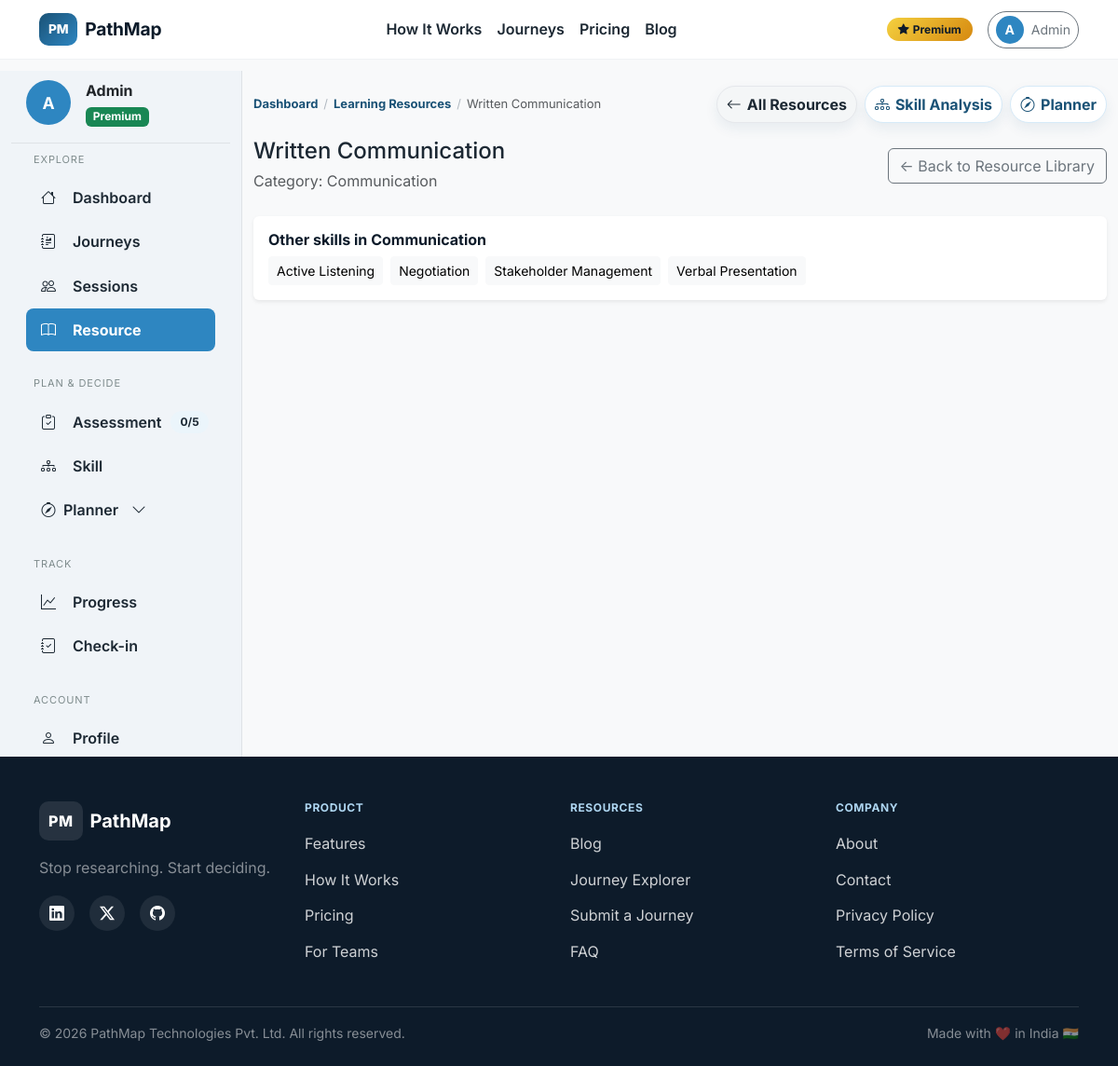
The page /resources/skill/1 (signed in) on the database its author committed.
### app/models/user.py (models this page shows, shortened)
class User(db.Model, UserMixin):
    __tablename__ = 'users'
    id = db.Column(db.Integer, primary_key=True)
    email = db.Column(db.String(255), unique=True, nullable=False, index=True)
    password_hash = db.Column(db.String(255), nullable=False)
    first_name = db.Column(db.String(100), nullable=True)
    created_at = db.Column(db.DateTime, default=datetime.utcnow, nullable=False)
    last_login = db.Column(db.DateTime, nullable=True)
    last_active = db.Column(db.DateTime, nullable=True)
    total_logins = db.Column(db.Integer, default=0, nullable=False)
    is_verified = db.Column(db.Boolean, default=False, nullable=False)
    is_premium = db.Column(db.Boolean, default=False, nullable=False)
    subscription_tier = db.Column(db.String(50), default='free', nullable=False)
    subscription_expires = db.Column(db.DateTime, nullable=True)
    razorpay_customer_id = db.Column(db.String(100), nullable=True)
    razorpay_subscription_id = db.Column(db.String(100), nullable=True)
    subscription_cancel_requested = db.Column(db.Boolean, default=False, nullable=False)
    onboarding_complete = db.Column(db.Boolean, default=False, nullable=False)
    current_role_id = db.Column(db.Integer, nullable=True)
    years_experience = db.Column(db.Integer, nullable=True)
    pivot_motivation = db.Column(db.String(300), nullable=True)
    profile_photo_url = db.Column(db.String(500), nullable=True)
    notification_preferences = db.Column(db.JSON, default=dict)
    is_admin = db.Column(db.Boolean, default=False, nullable=False)
    is_journey_provider = db.Column(db.Boolean, default=False, nullable=False)
    is_active = db.Column(db.Boolean, default=True, nullable=False)
    gdpr_deletion_requested = db.Column(db.Boolean, default=False, nullable=False)
    gdpr_deletion_requested_at = db.Column(db.DateTime, nullable=True)
    @property
    def display_name(self):
        if self.first_name:
            return self.first_name
        return self.email.split('@')[0].capitalize()

### app/models/role.py (models this page shows, shortened)
class Skill(db.Model):
    __tablename__ = 'skills'
    id = db.Column(db.Integer, primary_key=True)
    name = db.Column(db.String(200), nullable=False, index=True)
    category = db.Column(db.String(100), nullable=False)
    description = db.Column(db.Text, nullable=True)
    is_active = db.Column(db.Boolean, default=True, nullable=False)
    role_requirements = db.relationship('RoleSkillRequirement', back_populates='skill', cascade='all, delete-orphan')
    learning_resources = db.relationship('LearningResource', back_populates='skill', cascade='all, delete-orphan')

### app/routes/resources.py (the view)
@resources_bp.route('/skill/<int:skill_id>', methods=['GET'], endpoint='skill_resources')
@login_required
def skill_resources(skill_id: int):
    skill = Skill.query.filter_by(id=skill_id, is_active=True).first()
    if not skill:
        abort(404)
    resources_query = LearningResource.query.filter_by(skill_id=skill_id, is_active=True).order_by(LearningResource.quality_rating.desc())
    all_resources = resources_query.all()
    resources = all_resources
    is_limited = False
    if not current_user.is_premium:
        resources = all_resources[:2]
        is_limited = len(all_resources) > 2
    latest_analysis = (
        SkillTransferAnalysis.query
        .filter_by(user_id=current_user.id, is_saved=True)
        .order_by(SkillTransferAnalysis.created_at.desc())
        .first()
    )
    gap_skills = latest_analysis.gap_skills or [] if latest_analysis else []
    gap_skill_map = {item.get('skill_name'): item for item in gap_skills if item.get('skill_name')}
    gap_entry = gap_skill_map.get(skill.name)
    is_gap_skill = gap_entry is not None
    gap_importance = gap_entry.get('importance_weight') if gap_entry else None
    assessment = UserAssessment.query.filter_by(user_id=current_user.id, is_current=True).order_by(UserAssessment.created_at.desc()).first()
    skills_data = assessment.skills_data if assessment and assessment.skills_data else {}
    user_skill_rating = skills_data.get(skill.name)
    related_skills = Skill.query.filter(
        Skill.category == skill.category,
        Skill.is_active.is_(True),
        Skill.id != skill.id
    ).order_by(Skill.name.asc()).all()
    return render_template(
        'resources/skill_resources.html',
        skill=skill,
        resources=resources,
        all_count=len(all_resources),
        is_premium=current_user.is_premium,
        is_gap_skill=is_gap_skill,
        gap_importance=gap_importance,
        user_skill_rating=user_skill_rating,
        is_limited=is_limited,
        related_skills=related_skills
    )

### app/templates/resources/skill_resources.html (shortened to what this page needs)
{% extends 'dashboard_base.html' %}
{% block breadcrumb %}
<nav class="breadcrumb-nav" aria-label="Breadcrumb">
  <a class="breadcrumb-link" href="{{ url_for('dashboard.main_dashboard') }}">Dashboard</a>
  <span class="breadcrumb-sep">/</span>
  <a class="breadcrumb-link" href="{{ url_for('resources.library') }}">Learning Resources</a>
  <span class="breadcrumb-sep">/</span>
  <span class="text-muted">{{ skill.name }}</span>
</nav>
{% endblock %}
{% block breadcrumb_actions %}
<div class="breadcrumb-actions">
  <a class="cta-chip secondary" href="{{ url_for('resources.library') }}"><i class="bi bi-arrow-left"></i> All Resources</a>
  <a class="cta-chip" href="{{ url_for('analysis.analysis_hub') }}"><i class="bi bi-diagram-3"></i> Skill Analysis</a>
  <a class="cta-chip" href="{{ url_for('planner.planner_hub') }}"><i class="bi bi-compass"></i> Planner</a>
</div>
{% endblock %}
{% block dashboard_content %}
<div class="d-flex align-items-center justify-content-between mb-3">
  <div>
    <h1 class="h4 mb-1">{{ skill.name }}</h1>
    <div class="text-muted">Category: {{ skill.category }}</div>
  </div>
  <a class="btn btn-outline-secondary" href="{{ url_for('resources.library') }}">← Back to Resource Library</a>
</div>
<div class="card border-0 shadow-sm p-3 mt-4">
  <h6>Other skills in {{ skill.category }}</h6>
  <div class="d-flex flex-wrap gap-2">
    {% for other_skill in related_skills %}
      <a class="btn btn-sm btn-light" href="{{ url_for('resources.skill_resources', skill_id=other_skill.id) }}">{{ other_skill.name }}</a>
    {% endfor %}
  </div>
</div>
{% endblock %}

### app/templates/dashboard_base.html (shortened to what this page needs)
{% extends 'base.html' %}
{% macro sidebar_content(assessment_progress, streak_count) %}
  {% set completed = 0 %}
  {% if assessment_progress %}
    {% set completed = assessment_progress.get('completed_count', assessment_progress.get('completed', assessment_progress.get('count', 0))) %}
  {% elif current_assessment_progress is defined %}
    {% set completed = current_assessment_progress %}
  {% endif %}
  {% set assessment_badge = '✓' if completed == 5 else completed|string ~ '/5' %}
  {% set endpoint = request.endpoint or '' %}
  {% set planner_active = endpoint.startswith('planner.') %}
  {% set progress_active = endpoint.startswith('progress.') %}
  {% set assessment_active = endpoint.startswith('assessment.') %}
  {% set analysis_active = endpoint.startswith('analysis.') %}
  {% set sessions_active = endpoint.startswith('sessions.') %}
  {% set journeys_active = endpoint.startswith('journeys.') %}
  {% set resources_active = endpoint.startswith('resources.') %}
  {% set profile_active = endpoint.startswith('profile.') %}
  {% set dashboard_active = endpoint == 'dashboard.main_dashboard' %}
  {% set streak_val = current_streak if current_streak is defined else streak_count %}
  <div class="d-flex align-items-center gap-3 px-3 pt-2 pb-3 sidebar-user-block">
    <div class="avatar-circle" style="width:48px;height:48px;font-size:1.1rem;">
      {{ (current_user.first_name or current_user.display_name)[0]|upper }}
    </div>
    <div>
      <div class="fw-bold text-dark">{{ current_user.first_name or current_user.display_name }}</div>
      <span class="badge {{ 'bg-success' if current_user.is_premium else 'bg-secondary' }}">{{ 'Premium' if current_user.is_premium else 'Free' }}</span>
    </div>
  </div>
  <div class="px-2">
    <div class="nav-section-label">Explore</div>
    <a class="nav-link sidebar-link {{ 'active' if dashboard_active else '' }}" href="{{ url_for('dashboard.main_dashboard') }}">
      <i class="bi bi-house me-2"></i> Dashboard
    </a>
    <a class="nav-link sidebar-link {{ 'active' if journeys_active else '' }}" href="{{ url_for('journeys.explorer') }}">
      <i class="bi bi-journal-richtext me-2"></i> Journeys
    </a>
    <a class="nav-link sidebar-link {{ 'active' if sessions_active else '' }}" href="{{ url_for('sessions.marketplace') }}">
      <i class="bi bi-people me-2"></i> Sessions
    </a>
    <a class="nav-link sidebar-link {{ 'active' if resources_active else '' }}" href="{{ url_for('resources.library') }}">
      <i class="bi bi-book me-2"></i> Resource
    </a>
  </div>
  <div class="px-2 mt-3">
    <div class="nav-section-label">Plan & Decide</div>
    <a class="nav-link sidebar-link {{ 'active' if assessment_active else '' }}" href="{{ url_for('assessment.assessment_hub') }}">
      <i class="bi bi-clipboard-check me-2"></i>
      Assessment
      <span class="sidebar-badge ms-auto">{{ assessment_badge }}</span>
    </a>
    <a class="nav-link sidebar-link {{ 'active' if analysis_active else '' }}" href="{{ url_for('analysis.analysis_hub') }}">
      <i class="bi bi-diagram-3 me-2"></i> Skill
    </a>
    <button class="nav-link sidebar-link nav-link-parent {{ 'active' if planner_active else '' }}" type="button" data-submenu-toggle="submenu-planner" aria-expanded="{{ 'true' if planner_active else 'false' }}" aria-controls="submenu-planner">
      <span class="d-flex align-items-center gap-2">
        <i class="bi bi-compass"></i> Planner
      </span>
      <i class="bi bi-chevron-down ms-1 submenu-caret"></i>
    </button>
  </div>
  <div class="px-2 mt-3">
    <div class="nav-section-label">Track</div>
    <a class="nav-link sidebar-link {{ 'active' if progress_active else '' }}" href="{{ url_for('progress.progress_dashboard') }}">
      <i class="bi bi-graph-up me-2"></i> Progress
    </a>
    <a class="nav-link sidebar-link {{ 'active' if endpoint == 'progress.checkin_form' else '' }}" href="{{ url_for('progress.checkin_form') }}">
      <i class="bi bi-journal-check me-2"></i> Check-in
    </a>
  </div>
  <div class="px-2 mt-3">
    <div class="nav-section-label">Account</div>
    <a class="nav-link sidebar-link {{ 'active' if profile_active and endpoint == 'profile.profile_page' else '' }}" href="{{ url_for('profile.profile_page') }}">
      <i class="bi bi-person me-2"></i> Profile
    </a>
  </div>
{% endmacro %}
{% block content %}
<div class="container-fluid">
  <div class="row dashboard-layout">
    <div class="col-lg-3 col-xl-2 d-none d-lg-flex flex-column sidebar-nav">
      {{ sidebar_content(assessment_progress if assessment_progress is defined else {}, streak_count if streak_count is defined else 0) }}
    </div>
    <div class="col-lg-9 col-xl-10 dashboard-main">
      <div class="d-flex align-items-center justify-content-between py-3 px-3 px-lg-0 breadcrumb-sticky" data-breadcrumb-bar>
        <div class="d-flex align-items-center gap-2 flex-wrap">
          <div class="breadcrumb-bar">
            {% block breadcrumb %}{% endblock %}
          </div>
        </div>
        {% block breadcrumb_actions %}{% endblock %}
      </div>
      <div class="px-3 px-lg-0 pb-5">
        {% block dashboard_content %}{% endblock %}
      </div>
    </div>
  </div>
</div>
{% endblock %}

### app/templates/components/navbar.html (shortened to what this page needs)
<nav class="navbar navbar-expand-lg navbar-light navbar-pathmap fixed-top">
  <div class="container-xl">
    <a class="navbar-brand d-flex align-items-center fw-bold" href="{{ url_for('main.index') }}">
      <span class="logo-mark me-2">PM</span>
      <span class="logo-text">PathMap</span>
    </a>
    <div class="collapse navbar-collapse" id="navbarMain">
      <ul class="navbar-nav mx-auto mb-2 mb-lg-0">
        <li class="nav-item">
          <a class="nav-link {% if request.endpoint == 'main.how_it_works' %}active{% endif %}" href="{{ url_for('main.how_it_works') }}">How It Works</a>
        </li>
        <li class="nav-item">
          <a class="nav-link {% if request.endpoint and request.endpoint.startswith('journeys.') %}active{% endif %}" href="{{ url_for('journeys.explorer') }}">Journeys</a>
        </li>
        <li class="nav-item">
          <a class="nav-link {% if request.endpoint == 'main.pricing' %}active{% endif %}" href="{{ url_for('main.pricing') }}">Pricing</a>
        </li>
        <li class="nav-item">
          <a class="nav-link {% if request.endpoint and 'blog' in request.endpoint %}active{% endif %}" href="{{ url_for('main.blog_index') }}">Blog</a>
        </li>
      </ul>
      <div class="d-flex align-items-center gap-3">
        {% if current_user.is_authenticated %}
          {% if current_user.is_premium %}
            <span class="badge premium-pill"><i class="bi bi-star-fill me-1"></i>Premium</span>
          {% endif %}
          <div class="dropdown">
            <button class="btn btn-outline-secondary btn-sm rounded-pill d-flex align-items-center gap-2" type="button" data-bs-toggle="dropdown" aria-expanded="false">
              <span class="avatar-circle">{{ current_user.display_name[0].upper() }}</span>
              {{ current_user.display_name }}
            </button>
          </div>
        {% else %}
          <a class="nav-link login-link" href="{{ url_for('auth.login') }}">Log In</a>
          <a class="btn btn-pathmap-primary px-4" href="{{ url_for('auth.signup') }}">Get Started Free</a>
        {% endif %}
      </div>
    </div>
  </div>
</nav>
<div class="navbar-offset"></div>

### rows shown on the page
User: first_name "A", display_name "Admin", first_name "Admin", is_premium "Premium"
Skill: name "Written Communication", category "Communication"
Skill: name "Active Listening"
Skill: name "Negotiation"
Skill: name "Stakeholder Management"
Skill: name "Verbal Presentation"

### other values the page prints
{{ assessment_badge }} "0/5"
